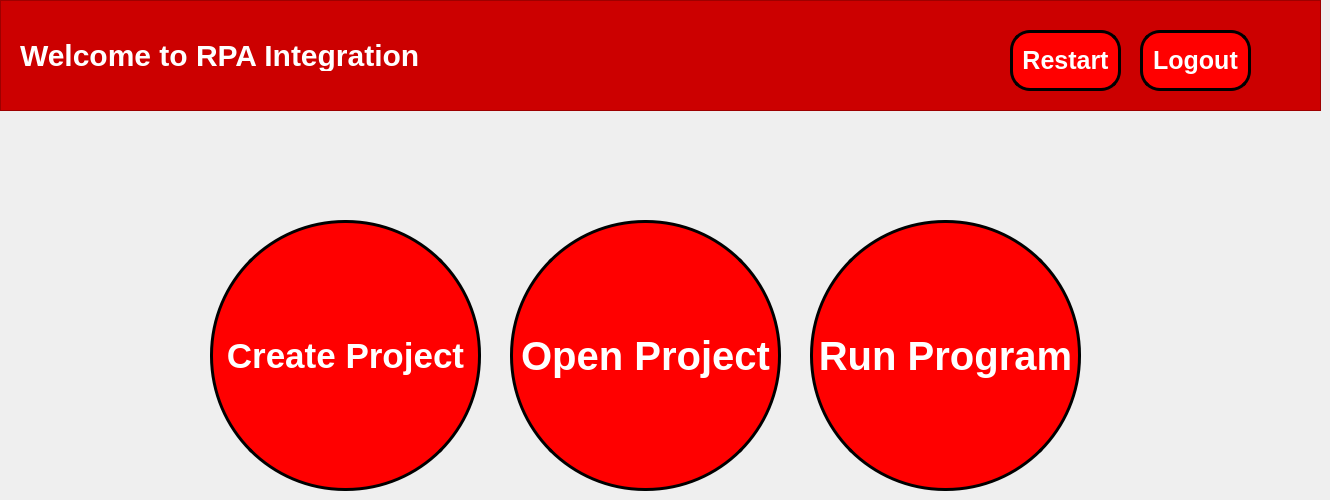
    <widget class="QWidget" name="dashboard_1">
     <widget class="QPushButton" name="btToGetStarted">
      <property name="geometry">
       <rect>
        <x>210</x>
        <y>220</y>
        <width>271</width>
        <height>271</height>
       </rect>
      </property>
      <property name="cursor">
       <cursorShape>PointingHandCursor</cursorShape>
      </property>
      <property name="layoutDirection">
       <enum>Qt::LeftToRight</enum>
      </property>
      <property name="styleSheet">
       <string notr="true">QPushButton {
	border-radius: 135px;
	background: red;
	color: white;
	font-weight: bold;
	font-size: 35px;
	border: 3px solid black;
  	text-align: center;
}

QPushButton:hover {
    background: qradialgradient(
        cx: 0.3, cy: -0.4, fx: 0.3, fy: -0.4,
        radius: 1.35, stop: 0 #fff, stop: 1 #bbb
        );
	color: black;
	border: 3px solid black;
    }

QPushButton:pressed {
    border-style: inset;
    background: qradialgradient(
        cx: 0.4, cy: -0.1, fx: 0.4, fy: -0.1,
        radius: 1.35, stop: 0 #fff, stop: 1 #ddd
        );
    }
</string>
      </property>
      <property name="text">
       <string>Create Project</string>
      </property>
      <property name="iconSize">
       <size>
        <width>50</width>
        <height>50</height>
       </size>
      </property>
      <property name="flat">
       <bool>false</bool>
      </property>
     </widget>
     <widget class="QPushButton" name="btOpenProject">
      <property name="geometry">
       <rect>
        <x>510</x>
        <y>220</y>
        <width>271</width>
        <height>271</height>
       </rect>
      </property>
      <property name="cursor">
       <cursorShape>PointingHandCursor</cursorShape>
      </property>
      <property name="layoutDirection">
       <enum>Qt::LeftToRight</enum>
      </property>
      <property name="styleSheet">
       <string notr="true">QPushButton {
	border-radius: 135px;
	background: red;
	color: white;
	font-weight: bold;
	font-size: 40px;
	border: 3px solid black;
  	text-align: center;
}

QPushButton:hover {
    background: qradialgradient(
        cx: 0.3, cy: -0.4, fx: 0.3, fy: -0.4,
        radius: 1.35, stop: 0 #fff, stop: 1 #bbb
        );
	color: black;
	border: 3px solid black;
    }

QPushButton:pressed {
    border-style: inset;
    background: qradialgradient(
        cx: 0.4, cy: -0.1, fx: 0.4, fy: -0.1,
        radius: 1.35, stop: 0 #fff, stop: 1 #ddd
        );
    }

QPushButton::icon {
    margin-bottom: 5px; 
}
</string>
      </property>
      <property name="text">
       <string>Open Project</string>
      </property>
      <property name="iconSize">
       <size>
        <width>50</width>
        <height>50</height>
       </size>
      </property>
      <property name="flat">
       <bool>false</bool>
      </property>
     </widget>
     <widget class="QFrame" name="frame">
      <property name="geometry">
       <rect>
        <x>0</x>
        <y>0</y>
        <width>1321</width>
        <height>111</height>
       </rect>
      </property>
      <property name="styleSheet">
       <string notr="true">QFrame {
	background-color: rgb(204, 0, 0);
	color: white;
}</string>
      </property>
      <property name="frameShape">
       <enum>QFrame::StyledPanel</enum>
      </property>
      <property name="frameShadow">
       <enum>QFrame::Raised</enum>
      </property>
      <widget class="QLabel" name="label">
       <property name="geometry">
        <rect>
         <x>20</x>
         <y>40</y>
         <width>431</width>
         <height>31</height>
        </rect>
       </property>
       <property name="styleSheet">
        <string notr="true">QLabel {
	font-size: 30px;
	font-weight: bold;
}</string>
       </property>
       <property name="text">
        <string>Welcome to RPA Integration</string>
       </property>
      </widget>
      <widget class="QPushButton" name="btLogout">
       <property name="geometry">
        <rect>
         <x>1140</x>
         <y>30</y>
         <width>111</width>
         <height>61</height>
        </rect>
       </property>
       <property name="cursor">
        <cursorShape>PointingHandCursor</cursorShape>
       </property>
       <property name="layoutDirection">
        <enum>Qt::LeftToRight</enum>
       </property>
       <property name="styleSheet">
        <string notr="true">QPushButton {
	border-radius: 20px;
	background: red;
	color: white;
	font-weight: bold;
	font-size: 25px;
	border: 3px solid black;
  	text-align: center;
}

QPushButton:hover {
    background: qradialgradient(
        cx: 0.3, cy: -0.4, fx: 0.3, fy: -0.4,
        radius: 1.35, stop: 0 #fff, stop: 1 #bbb
        );
	color: black;
	border: 3px solid black;
    }

QPushButton:pressed {
    border-style: inset;
    background: qradialgradient(
        cx: 0.4, cy: -0.1, fx: 0.4, fy: -0.1,
        radius: 1.35, stop: 0 #fff, stop: 1 #ddd
        );
    }

QPushButton::icon {
    margin-bottom: 5px; 
}
</string>
       </property>
       <property name="text">
        <string>Logout</string>
       </property>
       <property name="iconSize">
        <size>
         <width>50</width>
         <height>50</height>
        </size>
       </property>
       <property name="flat">
        <bool>false</bool>
       </property>
      </widget>
      <widget class="QPushButton" name="btRestart">
       <property name="geometry">
        <rect>
         <x>1010</x>
         <y>30</y>
         <width>111</width>
         <height>61</height>
        </rect>
       </property>
       <property name="cursor">
        <cursorShape>PointingHandCursor</cursorShape>
       </property>
       <property name="layoutDirection">
        <enum>Qt::LeftToRight</enum>
       </property>
       <property name="styleSheet">
        <string notr="true">QPushButton {
	border-radius: 20px;
	background: red;
	color: white;
	font-weight: bold;
	font-size: 25px;
	border: 3px solid black;
  	text-align: center;
}

QPushButton:hover {
    background: qradialgradient(
        cx: 0.3, cy: -0.4, fx: 0.3, fy: -0.4,
        radius: 1.35, stop: 0 #fff, stop: 1 #bbb
        );
	color: black;
	border: 3px solid black;
    }

QPushButton:pressed {
    border-style: inset;
    background: qradialgradient(
        cx: 0.4, cy: -0.1, fx: 0.4, fy: -0.1,
        radius: 1.35, stop: 0 #fff, stop: 1 #ddd
        );
    }

QPushButton::icon {
    margin-bottom: 5px; 
}
</string>
       </property>
       <property name="text">
        <string>Restart</string>
       </property>
       <property name="iconSize">
        <size>
         <width>50</width>
         <height>50</height>
        </size>
       </property>
       <property name="flat">
        <bool>false</bool>
       </property>
      </widget>
     </widget>
     <widget class="QPushButton" name="btRunning">
      <property name="geometry">
       <rect>
        <x>810</x>
        <y>220</y>
        <width>271</width>
        <height>271</height>
       </rect>
      </property>
      <property name="cursor">
       <cursorShape>PointingHandCursor</cursorShape>
      </property>
      <property name="layoutDirection">
       <enum>Qt::LeftToRight</enum>
      </property>
      <property name="styleSheet">
       <string notr="true">QPushButton {
	border-radius: 135px;
	background: red;
	color: white;
	font-weight: bold;
	font-size: 40px;
	border: 3px solid black;
  	text-align: center;
}

QPushButton:hover {
    background: qradialgradient(
        cx: 0.3, cy: -0.4, fx: 0.3, fy: -0.4,
        radius: 1.35, stop: 0 #fff, stop: 1 #bbb
        );
	color: black;
	border: 3px solid black;
    }

QPushButton:pressed {
    border-style: inset;
    background: qradialgradient(
        cx: 0.4, cy: -0.1, fx: 0.4, fy: -0.1,
        radius: 1.35, stop: 0 #fff, stop: 1 #ddd
        );
    }

QPushButton::icon {
    margin-bottom: 5px; 
}
</string>
      </property>
      <property name="text">
       <string>Run Program</string>
      </property>
      <property name="iconSize">
       <size>
        <width>50</width>
        <height>50</height>
       </size>
      </property>
      <property name="flat">
       <bool>false</bool>
      </property>
     </widget>
    </widget>
